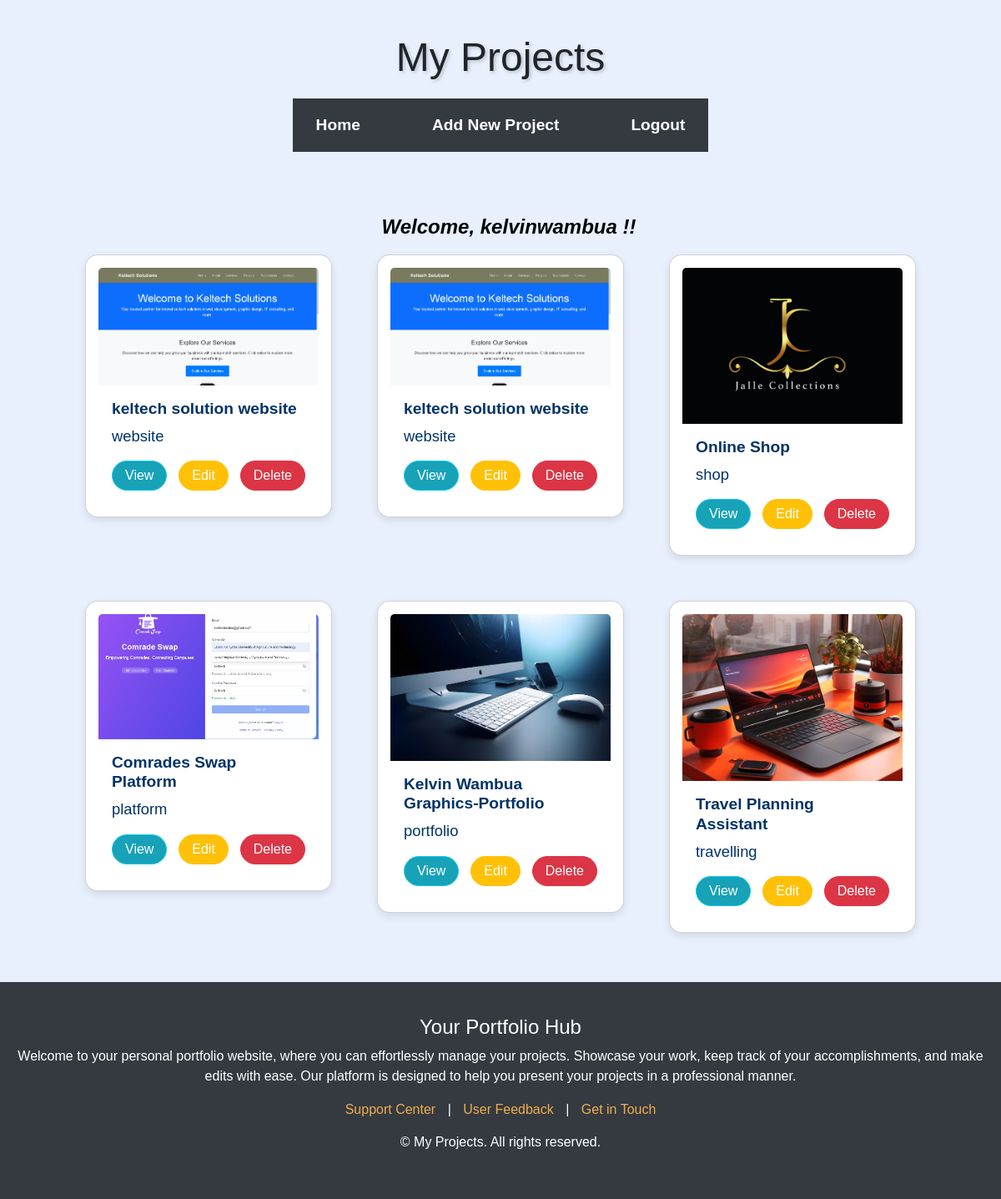
Screenshot of /accounts/project_list/ (signed in) with the database file from the repository.
### accounts/models.py (models this page shows)
class CustomUser(AbstractUser):
    bio = models.TextField(null=True, blank=True)
    test = models.TextField(null=True, blank=True)
    '''
     null
       definition : the column will store records as NULL if no input is given
       usage : applies to the database layer
       default: False
     blank
       definition : if you want to allow empty values when submitting the form
       usage : if you want to allow empty values when submitting the form

    '''

### portfolio/models.py (models this page shows, shortened)
class Project(models.Model):
    user = models.ForeignKey(settings.AUTH_USER_MODEL, on_delete=models.CASCADE)
    title = models.CharField(max_length=255)
    description = models.TextField()
    image = models.ImageField(upload_to='projects/')
    link = models.URLField(blank=True)
    tags = models.ManyToManyField(Tag, blank=True)
    is_active = models.BooleanField(default=True)

### portfolio/views.py (the view)
# urls.py: path('project_list/', project_list, name='project_list'),
@login_required  # Ensures the user is logged in
def project_list(request):
    projects = Project.objects.filter(user=request.user)
    return render(request, 'portfolio/project_list.html', {'projects': projects})

### portfolio/templates/portfolio/project_list.html (shortened to what this page needs)
{% load static %}
<!DOCTYPE html>
<html lang="en">
<head>
    <link rel="stylesheet" href="{% static 'bootstrap.min.css' %}">
</head>
<body>
    <div class="container">
        <h1 class="text-center">My Projects</h1>
        <nav class="navbar navbar-expand-lg">
            <div class="navbar-nav">
                <a class="nav-link" href="#">Home</a>
                <a class="nav-link" href="{% url 'portfolio:project_create' %}">Add New Project</a>
                <a class="nav-link" href="{% url 'logout' %}">Logout</a>
            </div>
        </nav>
        <br>
        <br>
        <br>
        <span class="welcome-text">Welcome, {{ user.username }} !!</span>
        <div class="row justify-content-center">
            {% for project in projects %}
                <div class="col-md-4 mb-4">
                    <div class="card">
                        <img src="{{ project.image.url }}" class="card-img-top" alt="{{ project.title }}">
                        <div class="card-body">
                            <h5 class="card-title">{{ project.title }}</h5>
                            <p class="card-text">{{ project.description|truncatewords:20 }}</p>
                            <div class="d-flex justify-content-between">
                                <a href="{% url 'portfolio:project_detail' project.pk %}" class="btn btn-info">View</a>
                                <a href="{% url 'portfolio:project_edit' project.pk %}" class="btn btn-warning">Edit</a>
                                <a href="{% url 'portfolio:project_delete' project.pk %}" class="btn btn-danger">Delete</a>
                            </div>
                        </div>
                    </div>
                </div>
            {% endfor %}
        </div>
    </div>
    <footer>
        <div class="footer-content" style="background-color: #343a40; color: white; padding: 20px; text-align: center;">
            <h4>Your Portfolio Hub</h4>
            <p>Welcome to your personal portfolio website, where you can effortlessly manage your projects. Showcase your work, keep track of your accomplishments, and make edits with ease. Our platform is designed to help you present your projects in a professional manner.</p>
            <div class="footer-links" style="margin: 10px 0;">
                <a href="#">Support Center</a> |
                <a href="#">User Feedback</a> |
                <a href="#">Get in Touch</a>
            </div>
            <div class="footer-bottom" style="margin-top: 15px;">
                <p>&copy; My Projects. All rights reserved.</p>
            </div>
        </div>
    </footer>
</body>
</html>

### portfolio/templates/portfolio/project_list.html (style rules this page uses)
body { background-color: #e8f0fe; font-family: 'Verdana', sans-serif; margin: 0; height: 100vh; display: flex; flex-direction: column; }
.navbar { background-color: #343a40; display: flex; justify-content: space-between; align-items: center; padding: 10px 20px; }
.navbar-nav { display: flex; gap: 70px; }
.navbar-brand, .navbar-nav .nav-link { color: #ffffff; text-decoration: none; font-size: 1.2rem; font-weight: bold; }
.container { flex: 1; display: flex; flex-direction: column; justify-content: flex-start; align-items: center; padding: 20px; }
h1 { text-shadow: 2px 2px 4px rgba(0, 0, 0, 0.2); font-size: 3rem; margin: 20px 0; }
h5 { font-weight: bold; font-size: 1.2rem; color: black; }
.welcome-text { color: black; font-size: 1.5rem; font-weight: bold; font-style: italic; margin-left: 20px; }
.card { border-radius: 15px; transition: transform 0.5s, box-shadow 0.5s; background-color: #ffffff; color: #003366; font-size: 1.15rem; padding: 15px; margin: 15px; box-shadow: 0 4px 10px rgba(0, 0, 0, 0.1); }
.card-img-top { width: 100%; height: auto; max-height: 200px; object-fit: cover; }
.col-md-4 { max-width: 350px; width: 100%; }
.row { display: flex; flex-wrap: wrap; justify-content: center; margin: 0 -15px; }
footer { background-color: #343a40; color: white; padding: 20px 0; text-align: center; }
footer a { color: #f0ad4e; text-decoration: none; margin: 0 10px; }
.btn { border-radius: 50px; padding: 5px 15px; font-size: 1rem; transition: background-color 0.3s, transform 0.2s; text-decoration: none; }
.btn-info { background-color: #17a2b8; color: white; }
.btn-warning { background-color: #ffc107; color: white; }
.btn-danger { background-color: #dc3545; color: white; }

### rows the page displays
CustomUser: username "kelvinwambua"
Project: image (picture), title "keltech solution website", description "website"
Project: image (picture), title "keltech solution website", description "website"
Project: image (picture), title "Online Shop", description "shop"
Project: image (picture), title "Comrades Swap Platform", description "platform"
Project: image (picture), title "Kelvin Wambua Graphics-Portfolio", description "portfolio"
Project: image (picture), title "Travel Planning Assistant", description "travelling"
